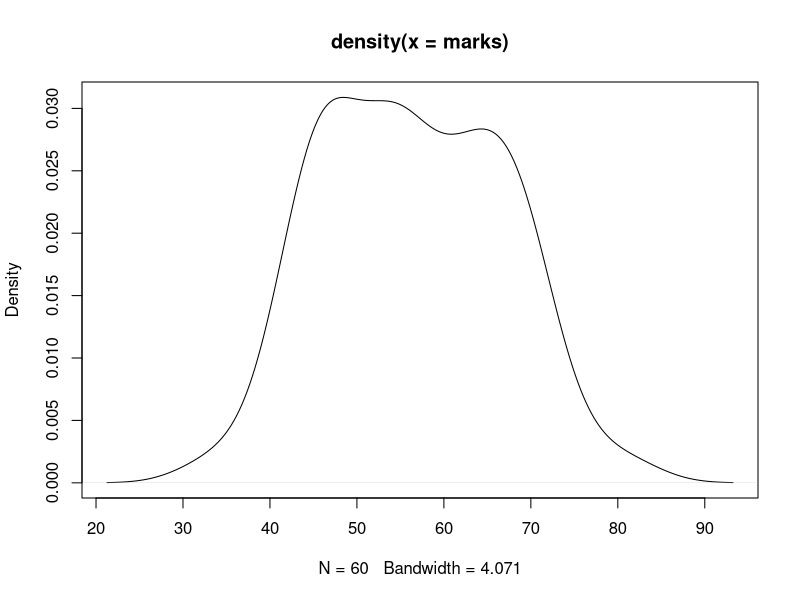

This chart was generated by the following R code:
#Data Structure - Vectors

x = c(1,5,7,8,4)
x2 <- c(2,5,7,8,4)
x
x2
x4 = c('M','F','M','F','M')
x4
(x5 = 1:100)
(x6 = seq(1,100,by=3))

marks = rnorm(60, mean=60, sd=10)
marks
plot(density(marks))
matrix(marks, ncol=6)






